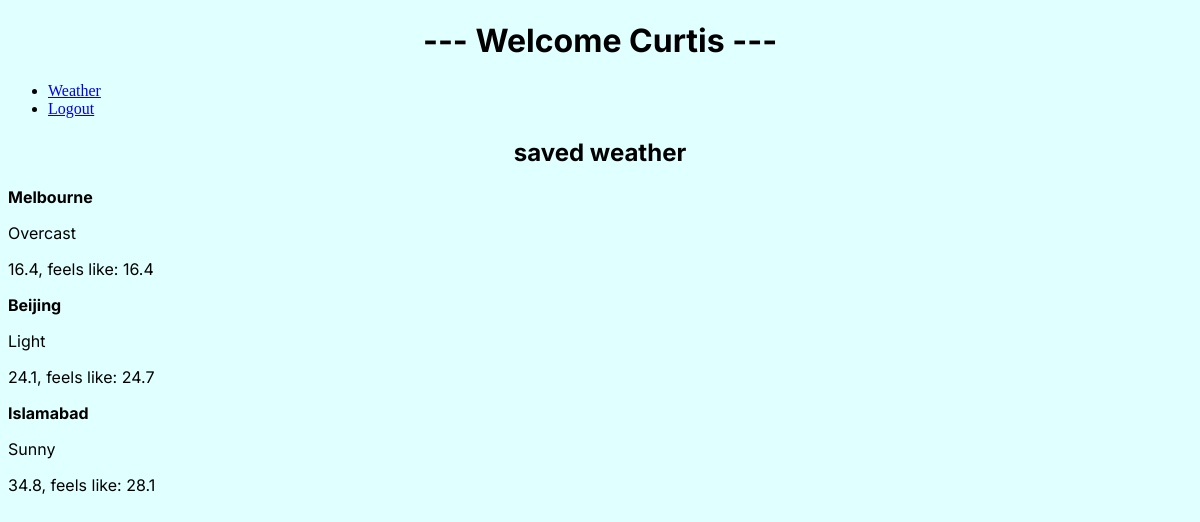
The page /Dashboard (signed in) on the database its author committed.
### WeatherApp.py (models this page shows)
class Users(UserMixin, db.Model):
    id = db.Column(db.Integer, primary_key=True)
    username = db.Column(db.String(250), unique=True, nullable=False)
    password = db.Column(db.String(250), nullable = False)
    weather_entries = db.relationship("WeatherHistory", backref="user", lazy=True)

class WeatherHistory(db.Model):
    id = db.Column(db.Integer, primary_key=True)
    user_id = db.Column(db.Integer, db.ForeignKey('users.id'))
    city = db.Column(db.String(250))
    condition = db.Column(db.String(250))
    temp_celsius = db.Column(db.Float)
    temp_feels_like = db.Column(db.Float)

### WeatherApp.py (the view, shortened to what this page needs)
@app.route("/Dashboard", methods=["GET", "POST"])
@login_required
def Dashboard():
    weather_history = WeatherHistory.query.filter_by(user_id = current_user.id).all()
    return render_template("Dashboard.html", history=weather_history, user=current_user.username, weather_history=weather_history)

### WeatherApp.py (called while the page is built)
@login_manager.user_loader
def load_user(user_id):
    return Users.query.get(int(user_id))

### templates/Dashboard.html (shortened to what this page needs)
<!DOCTYPE html>
<html lang="en">
    <head>
        <link rel="stylesheet" href="{{url_for('static', filename='style.css')}}">
    </head>
    <body>
        <h1>--- Welcome {{user|capitalize}} --- </h1>
        <ul>
            <li><a href="/WeatherAppLoggedIn">Weather</a></li>
            <li><a href="/">Logout</a></li>
        </ul>
        <div class="WeatherHistory">
            <h2> {{current_user_name}} saved weather </h2>
                {% for entry in weather_history %}
                    <div class="history">
                        <p><strong>{{entry.city}}</strong></p>
                        <p>{{entry.condition}}</p>
                        <p>{{entry.temp_celsius}}, feels like: {{entry.temp_feels_like}}</p>
                    </div>
                {%endfor%}
        </div>
    </body>
</html>

### static/style.css (style rules this page uses)
body { background-color: lightcyan; }
h1, h2 { color: black; font-family: 'Inter'; text-align: center; }
p { color: black; font-family: 'Inter'; }

### rows shown on the page
Users: username "Curtis"
WeatherHistory: city "Melbourne", condition "Overcast", temp_celsius "16.4", temp_feels_like "16.4"
WeatherHistory: city "Beijing", condition "Light", temp_celsius "24.1", temp_feels_like "24.7"
WeatherHistory: city "Islamabad", condition "Sunny", temp_celsius "34.8", temp_feels_like "28.1"
